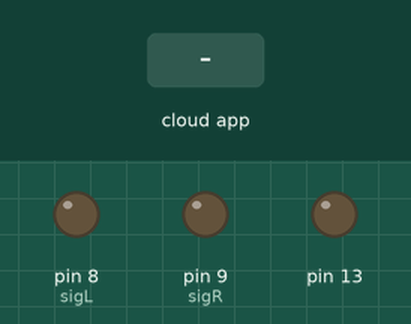
Recording of a sketch running on a simulated Arduino Uno, built with avr-gcc and run on an emulated ATmega328P. Parts: output pins drawn as LEDs (lit = HIGH). Inputs (shaded band) come from the test bench. The ROS host is connected and sends only what is stated.

Above: at 1.2 s.
1.3 s: the phone or cloud app sets soft to 0
At 2.5 s:
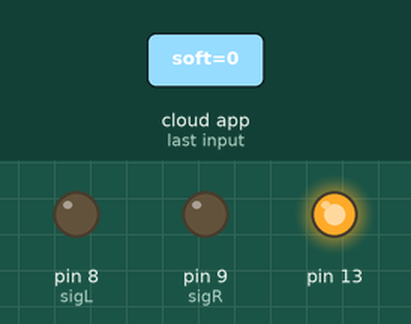
2.8 s: the phone or cloud app sets soft to 45
At 3.7 s:
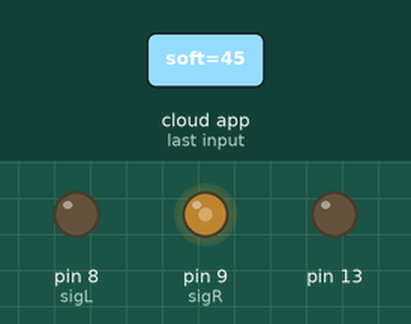
4.4 s: the phone or cloud app sets soft to 90
At 4.9 s:
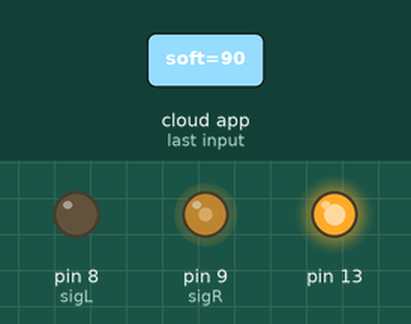
5.9 s: the phone or cloud app sets soft to 180
At 7.1 s:
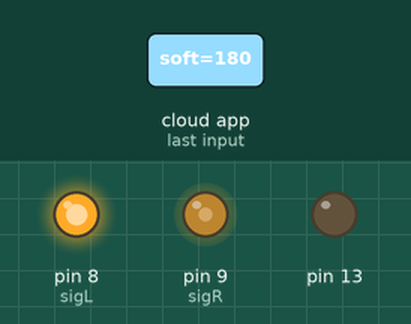
7.4 s: the phone or cloud app sets soft to 180
At 8.4 s:
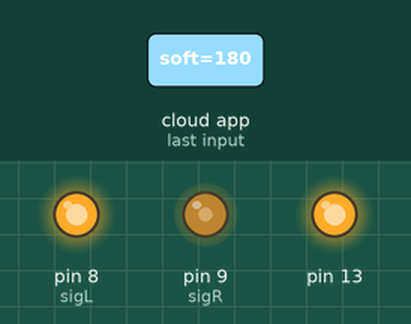
Timing chart, 0 to 9.9 s (numbered marks = the images above; inputs shaded):
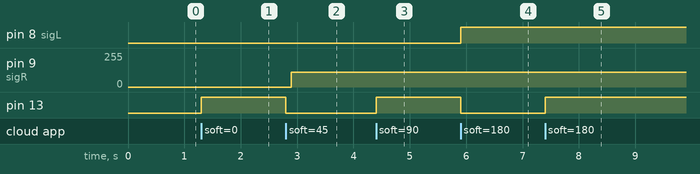

The sketch:

sketch_feb8a.ino
```cpp
#include <ros.h>
#include <ArduinoHardware.h>
#include <std_msgs/UInt16.h>


int sigL = 8;      //back finger
int sigR = 9;      //Blue
int i=1;

ros::NodeHandle nh;
void soft_cb(const std_msgs::UInt16& cmd_msg){
   digitalWrite(13, HIGH-digitalRead(13));
   if(cmd_msg.data==0){
      analogWrite(sigL, 0);
      delay(100);
      analogWrite(sigR, 0);
    }
    else if(cmd_msg.data == 300){
      analogWrite(sigL, 170);
      delay(100);
      analogWrite(sigR, 170);
    }
    else{
      analogWrite(sigL, cmd_msg.data);
      delay(100);
      analogWrite(sigR, 110);
    }
}

ros::Subscriber<std_msgs::UInt16> sub("soft", soft_cb);


void setup()
{
  pinMode(sigL, OUTPUT);
  pinMode(sigR, OUTPUT);
  pinMode(13,OUTPUT);
  nh.initNode();
  nh.subscribe(sub);
}

void loop()
{
  nh.spinOnce();
  delay(1);

}
```

Measured:
- after the input at 1.3 s, pin 13: LOW → HIGH at once
- after the input at 2.8 s, pin 9 (sigR): 0/255 → 110/255 after 0.10 s; pin 13: HIGH → LOW at once
- after the input at 4.4 s, pin 13: LOW → HIGH at once
- after the input at 5.9 s, pin 8 (sigL): LOW → HIGH at once; pin 13: HIGH → LOW at once
- after the input at 7.4 s, pin 13: LOW → HIGH at once
